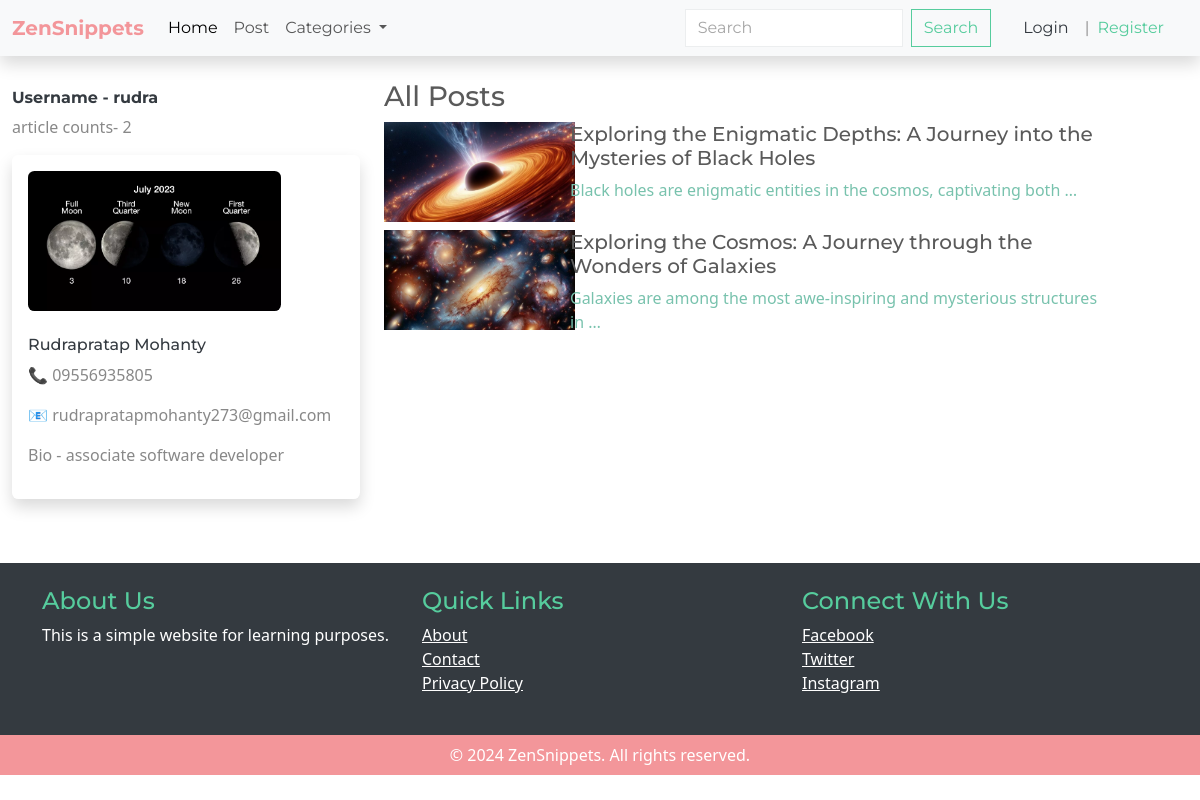
/users/profile/author/2/, run on the app's committed database.
### users/models.py (models this page shows, shortened)
class Profile(models.Model):
    user = models.OneToOneField(User, on_delete=models.CASCADE)
    first_name = models.CharField(max_length=20, blank = True, null = True)
    last_name = models.CharField(max_length=20, blank = True, null = True)
    contact_number = models.CharField(max_length=20, default = '999999999')
    image = models.ImageField(upload_to= 'profile_images/' , default= 'profile.jpg')
    bio = models.TextField(max_length = 500, blank = True, null = True)

### article/models.py (models this page shows, shortened)
class Article(models.Model):
    author = models.ForeignKey(User, on_delete=models.CASCADE,  default = 1)
    category = models.ForeignKey(Category, on_delete = models.CASCADE, default = 1 )
    title = models.CharField(max_length=100)
    content = models.TextField(max_length = 10000)
    img = models.ImageField(upload_to='article_images/', default= 'default_img.jpg')
    pub_date = models.DateField(auto_now= True)

### users/views.py (the view)
# urls.py: path('profile/author/<int:pk>/', author_profile,  name='author_profile'),
def author_profile(request, pk):
    author = User.objects.get(pk=pk)
    articles = Article.objects.filter(author=author).all()
    article_counts = Article.objects.filter(author=author).all().count()
    context = {
        "author": author,
        "article_counts": article_counts,
        "articles": articles
    }
    return render(request, 'users/author_profile.html', context)

### article/models.py (called while the page is built)
    def __str__(self):
        return self.name

### article/views.py (called while the page is built)
def categories(request):
    categories = Category.objects.all()
    return {
        'categories': categories,
    }

### users/templates/users/author_profile.html
{% extends "base.html" %}
{% block content %}
<div class="row my-4 container">
    <div class="col-lg-4" id="profile" >
        <h6 class="text-dark fw-bold my-2">Username - {{author.username}}</h6>
        <p>article counts- {{article_counts}}</p>
        {% if author.profile %}
            <div class="shadow rounded p-3 my-3">
                <img class="mb-4 rounded" style= "width:80%;" src="{{author.profile.image.url}}" alt="">
                <h6 class='text-dark'>{{author.profile.first_name}} {{author.profile.last_name}}</h6>
                <p>📞 {{author.profile.contact_number}}</p>
                <p>📧 {{author.email}}</p>
                <p>Bio - {{author.profile.bio}}</p>
            </div>
        {% else %}
            ----
        {% endif %}
    </div>
    <div id="all_posts" class="col-lg-8">
        <h3>All Posts</h3>
        {% include "users/all_posts.html" with article_list=articles exclude_div=True %}
    </div>
</div>
{% endblock content %}

### users/templates/users/all_posts.html (shortened to what this page needs)
{% for post in article_list %}
    <div class="row my-2">
        <div id="image" class="col-3">
            <img style="height: 100px;" src="{{post.img.url}}" alt="">
        </div>
        <div id="content" class= "{% if exclude_div %} col-9 {% else %}col-7{% endif %}">
            <a class="text-decoration-none p-0 m-0" href="{% url "article:single_article" post.id %}">
                <h5>{{post.title}}</h5>
                <p>{{post.content | truncatewords:10 }}</p>
            </a>
        </div>
    </div>
{% endfor %}

### data on the page
Article: img (picture), title "Exploring the Enigmatic Depths: A Journey into the Mysteries of Black Holes", content "Black holes are enigmatic entities in the cosmos, captivating both …"
Article: img (picture), title "Exploring the Cosmos: A Journey through the Wonders of Galaxies", content "Galaxies are among the most awe-inspiring and mysterious structures in …"

### other printed values
{{ author.username }} "rudra"
{{ article_counts }} "2"
{{ author.profile.first_name }} "Rudrapratap"
{{ author.profile.last_name }} "Mohanty"
{{ author.profile.contact_number }} "09556935805"
{{ author.email }} "rudrapratapmohanty273@gmail.com"
{{ author.profile.bio }} "associate software developer"
